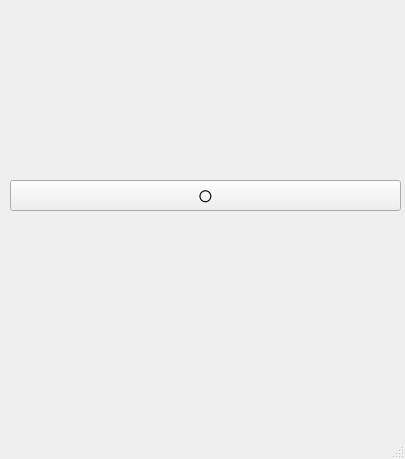
<?xml version="1.0" encoding="UTF-8"?>
<ui version="4.0">
 <class>MainWindow</class>
 <widget class="QMainWindow" name="MainWindow">
  <property name="geometry">
   <rect>
    <x>0</x>
    <y>0</y>
    <width>405</width>
    <height>459</height>
   </rect>
  </property>
  <property name="windowTitle">
   <string>MainWindow</string>
  </property>
  <widget class="QWidget" name="centralwidget">
   <widget class="QPushButton" name="Baton">
    <property name="geometry">
     <rect>
      <x>10</x>
      <y>180</y>
      <width>391</width>
      <height>31</height>
     </rect>
    </property>
    <property name="text">
     <string>⭕</string>
    </property>
   </widget>
  </widget>
  <widget class="QMenuBar" name="menubar">
   <property name="geometry">
    <rect>
     <x>0</x>
     <y>0</y>
     <width>405</width>
     <height>21</height>
    </rect>
   </property>
  </widget>
  <widget class="QStatusBar" name="statusbar"/>
 </widget>
 <resources/>
 <connections/>
</ui>
